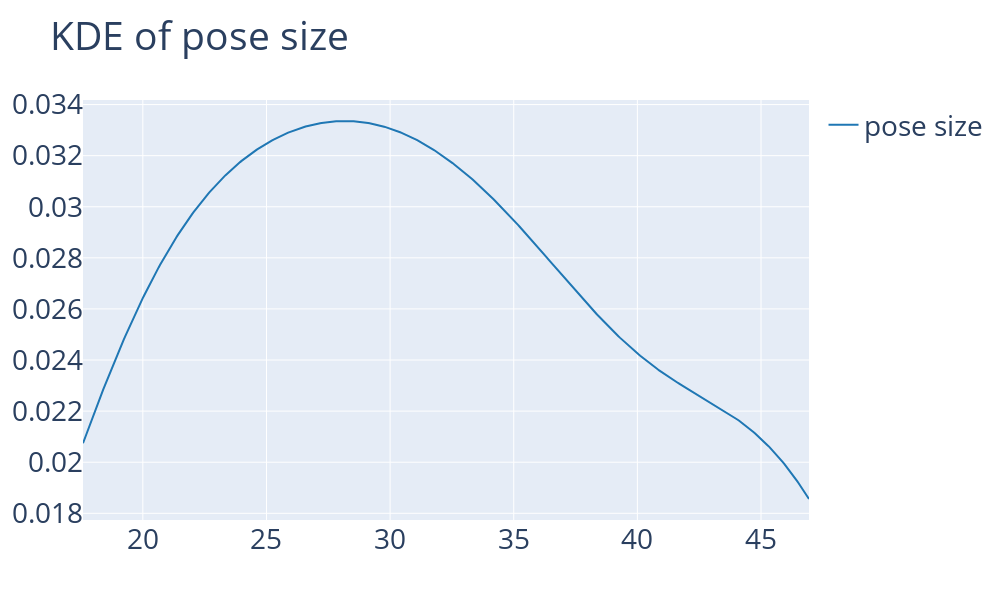

Here is the notebook cell this chart was saved with:
### Code cell
#kde pose size
import plotly.figure_factory as ff

# Assuming 'data' is a pandas DataFrame and 'real Length' is a column in 'data'
hist_data = [data2['pose size']]
fig = ff.create_distplot(hist_data, ['pose size'], show_hist=False, show_rug=False)
fig.update_layout(title='KDE of pose size', width=1000, height=600, font=dict(size=28))
fig.show()

### Figure 1 — Plotly figure (JSON) as saved in the notebook; plotly's stock layout.template omitted (floating-point values rounded to 4 significant figures; data arrays with more than 128 entries replaced by an {"elided": "..."} marker saying what was removed)
{"data": [{"legendgroup": "pose size", "marker": {"color": "rgb(31, 119, 180)"}, "mode": "lines", "name": "pose size", "showlegend": true, "type": "scatter", "x": {"elided": "500 float values"}, "xaxis": "x", "y": {"elided": "500 float values"}, "yaxis": "y"}], "layout": {"barmode": "overlay", "font": {"size": 28}, "height": 600, "hovermode": "closest", "legend": {"traceorder": "reversed"}, "title": {"text": "KDE of pose size"}, "width": 1000, "xaxis": {"anchor": "y2", "domain": [0, 1], "zeroline": false}, "yaxis": {"anchor": "free", "domain": [0, 1], "position": 0}}}
